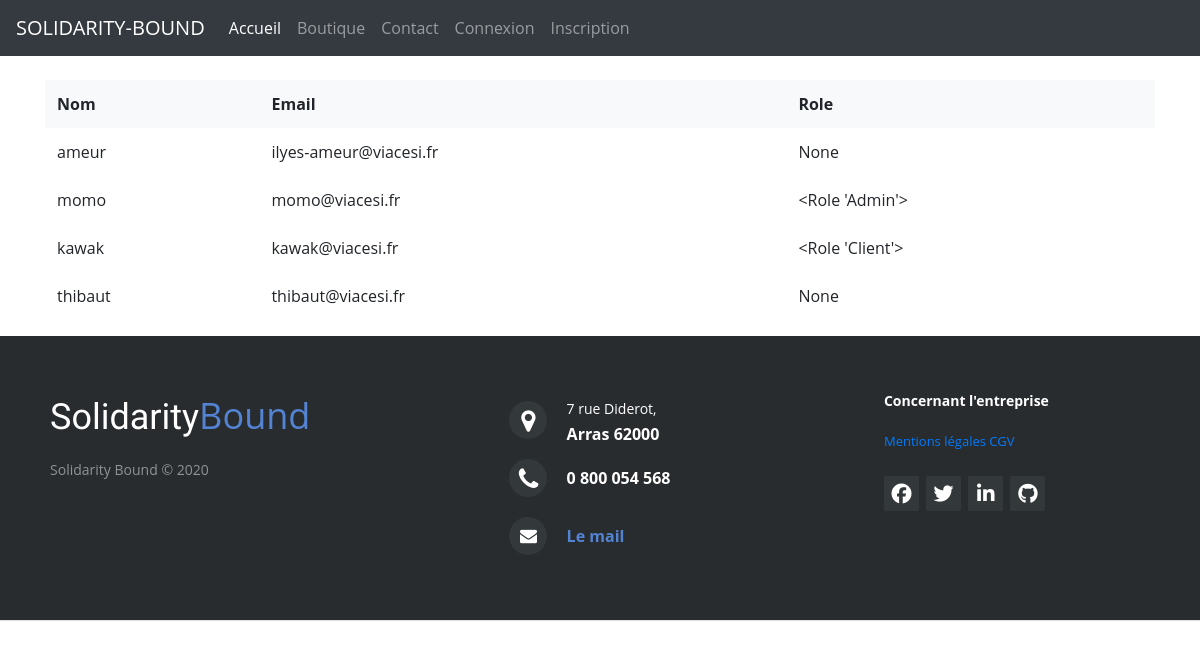
The page /admin on the database its author committed.
### models.py (models this page shows, shortened)
class User(UserMixin, db.Model):
    __tablename__ = 'users'
    id = db.Column(db.Integer, primary_key=True)
    name = db.Column(db.String(50), nullable=False)
    location = db.Column(db.String(50))
    email = db.Column(db.String(100), unique=True, nullable=False)
    password = db.Column(db.String(100), nullable=False)
    role_id = db.Column(db.Integer, db.ForeignKey('roles.id'))
    date_created = db.Column(db.DateTime, default=datetime.now())

class Role(db.Model):
    __tablename__ = 'roles'
    id = db.Column(db.Integer, primary_key=True)
    description = db.Column(db.String(64), unique=True)
    users = db.relationship('User', backref='role', lazy='dynamic')
    def __repr__(self):
        return '<Role %r>' % self.description

### app.py (the view)
    @app.route('/admin')
    def gestion():
        users = User.query.all()
        return render_template('gestion.html', users=users)

### templates/gestion.html (shortened to what this page needs)
{% extends 'base.html' %}
{% block body %}
    <br>
    <div class="container">
    <div class="table-responsive">
    <table class="table">
        <tr>
            <th scope="col" class="border-0 bg-light">Nom</th>
            <th scope="col" class="border-0 bg-light">Email</th>
            <th scope="col" class="border-0 bg-light">Role</th>
        </tr>
    {% for user in users %}
        <tr>
            <td  class="border-0 align-middle">{{ user.name }}</td>
            <td  class="border-0 align-middle">{{ user.email }}</td>
            <td  class="border-0 align-middle">{{ user.role }}</td>
        </tr>
    {% endfor %}
    </table>
    </div>
{% endblock %}

### static/css/detail.css (style rules this page uses)
* { margin: 0; padding: 0; font-family: "Open Sans",sans-serif; box-sizing: border-box; }
body { margin-top: 150px; background: #7ed6df; transition: 0.6s linear; }

### static/css/stylehome.css (style rules this page uses)
body { font-family: "Lucida Sans"; margin:0; padding: 0; min-height: 100vh; display: flex; flex-direction: column; }

### rows shown on the page
User: name "ameur", email "ilyes-ameur@viacesi.fr", role "None"
User: name "momo", email "momo@viacesi.fr", role "<Role 'Admin'>"
User: name "kawak", email "kawak@viacesi.fr", role "<Role 'Client'>"
User: name "thibaut", email "thibaut@viacesi.fr", role "None"
